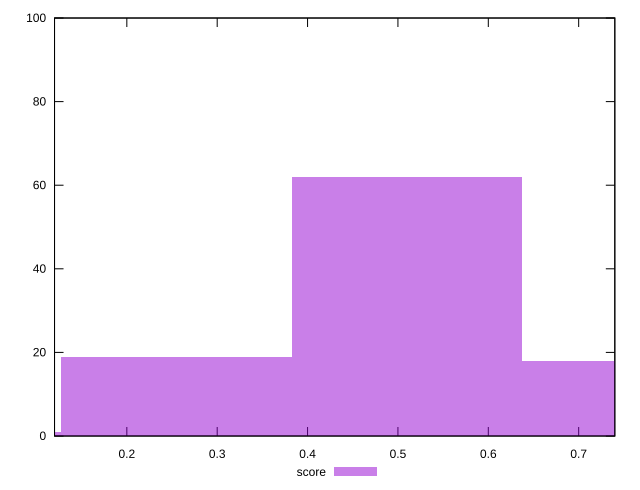

Source code (gnuplot):
reset

$score <<EOF
0 1
0.5102232468296801 62
0.7653348702445202 18
0.25511162341484006 19
EOF

set key outside below
set boxwidth 0.25511162341484006
set xrange [0.12:0.74]
set yrange [0:100]
set trange [0:100]
set style fill transparent solid 0.5 noborder
set terminal svg size 640, 490 enhanced background rgb 'white'
set output "report_00026_2021-02-22T21:38:55.199Z/speed-index/samples/pages+cached/score/histogram.svg"

plot $score title "score" with boxes

reset
